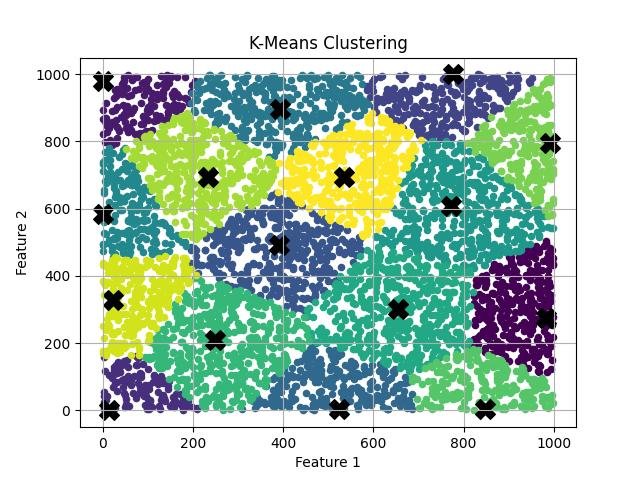

Generate this figure with Python:
import numpy as np
import matplotlib.pyplot as plt
import time

"""
实现两个函数：
    第一个找到所有的聚类中心
    第二个根据聚类中心进行分类
"""

theta = 0.2
sample_array = np.random.randint(low=0, high=1000, size=(5000,2), dtype=np.int32)

def calcudis(a, b):
    return np.sqrt(np.sum((a-b)**2))

def findCenters(sample_array, theta):
    center_list = []
    first_center_index = np.random.randint(low=0, high=20, size=1, dtype=np.int32)
    first_center = sample_array[first_center_index[0]]
    center_list = [first_center]

    # 得到第二个聚类中心
    distance_list = [calcudis(first_center, sample) for sample in sample_array]    
    max_index = distance_list.index(max(distance_list))
    max_distance = max(distance_list)
    threshold = max_distance * theta
    center_list.append(sample_array[max_index])
    
    while True:
        min_dis = [min([calcudis(center, sample) for center in center_list]) for sample in sample_array]
        max_dis = max(min_dis)
        max_min_index = min_dis.index(max_dis)
        if max_dis < threshold:
            print(f"聚类中心寻找结束")
            break
        else:   # 将其置为新的聚类中心
            center_list.append(sample_array[max_min_index])        

    return center_list

# 根据聚类中心进行分类
def classification(center_list, sample_array):
    num = 0
    classify = {}
    for center in center_list:
        classify[str(num)] = []
        num += 1
    for sample in sample_array:
        dis_list = []
        for center in center_list:
            dis = calcudis(center, sample)
            dis_list.append(dis)
        min_index = dis_list.index(min(dis_list))
        classify[str(min_index)].append(sample)
    print(f"分类结束！！！！")
    return classify

def draw_picture(center_list,classify:dict):

    # colors = ['r', 'g', 'b', 'c', 'm', 'y', 'k']
    classify_value = list(classify.values())
    # 创建一个颜色列表，每一组对应一个颜色
    colors = plt.cm.viridis(np.linspace(0, 1, len(center_list)))
    j=0
    for value in classify_value:
        for i in value:
            plt.scatter(i[0], i[1], s=20, c=[colors[j]])
        j += 1

    for i in range(len(center_list)):
        plt.scatter(center_list[i][0], center_list[i][1], s=200, c='k', marker='X')
    plt.title('K-Means Clustering')
    plt.xlabel('Feature 1')
    plt.ylabel('Feature 2')
    plt.grid(True)
    plt.savefig("最大最小距离.jpg")
    plt.show()


findcenter_time_start = time.time()
center_list = findCenters(sample_array, theta)
findcenter_time_end = time.time()
print(f"findcenter spend {findcenter_time_end - findcenter_time_start} s")

classifcation_time_start = time.time()
classify = classification(center_list, sample_array)
classifcation_time_end = time.time()
print(f"classificatin spend {classifcation_time_end - classifcation_time_start} s")

draw_picture_time_start = time.time()
draw_picture(center_list, classify)
draw_picture_time_end = time.time()
print(f"draw picture spend {draw_picture_time_end - draw_picture_time_start} s")